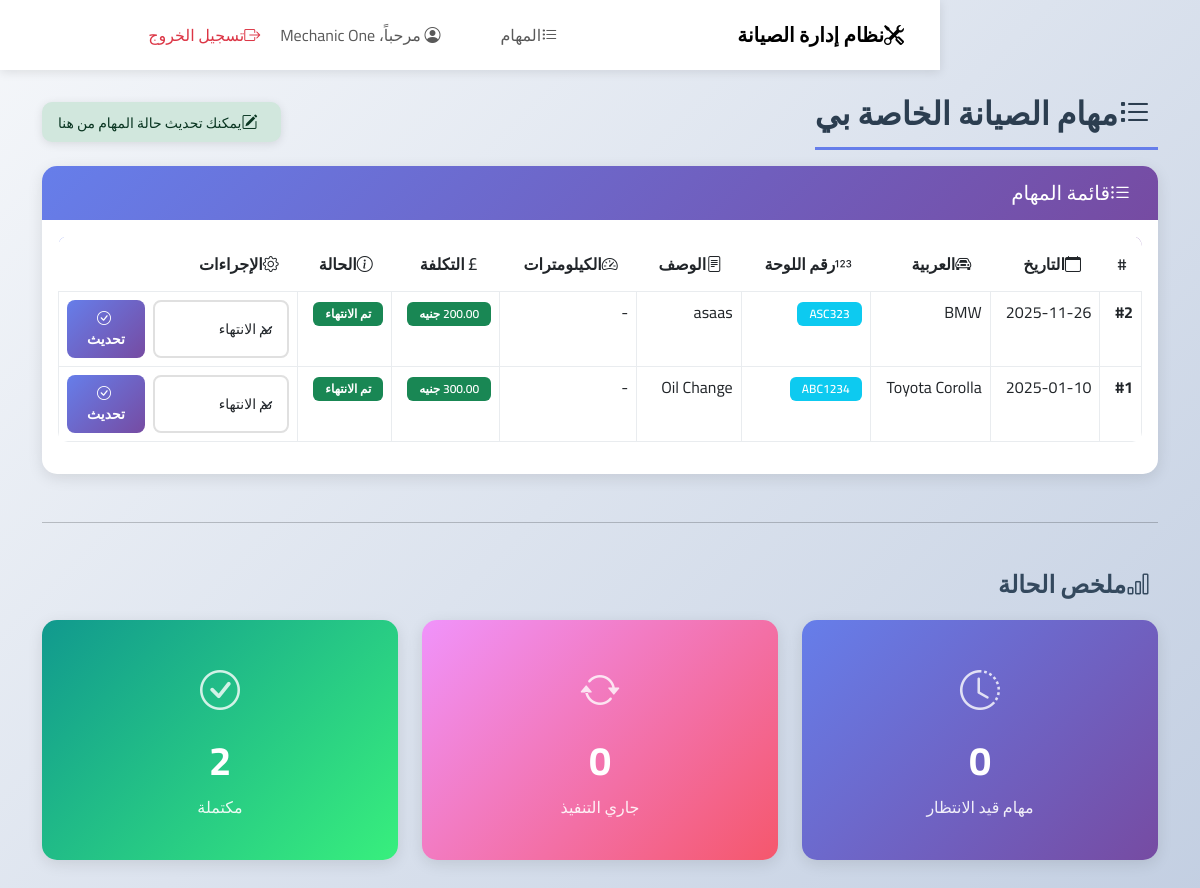
Screenshot of /mechanic/tasks.php (signed in) with the database file from the repository.
### tables this page shows
CREATE TABLE `maintenance_record` (
  `maintenance_id` int(11) NOT NULL,
  `date` date NOT NULL,
  `description` text DEFAULT NULL,
  `cost` decimal(10,2) DEFAULT NULL,
  `kilometers` int(11) DEFAULT NULL,
  `vehicle_id` int(11) DEFAULT NULL,
  `center_id` int(11) DEFAULT NULL,
  `status` enum('pending','in_progress','done') DEFAULT 'pending'
);

CREATE TABLE `vehicle` (
  `vehicle_id` int(11) NOT NULL,
  `model` varchar(100) NOT NULL,
  `plate_number` varchar(50) NOT NULL
);

### mechanic/tasks.php (the view, shortened to what this page needs)
<?php
include "../connection.php";
include "../partials/header.php";
include "../partials/navbar.php";
?>
<div class="container mt-4">
  <div class="d-flex justify-content-between align-items-center mb-3">
    <h2 class="page-title mb-0">
      <i class="bi bi-list-task me-2"></i>مهام الصيانة الخاصة بي
    </h2>
    <div class="alert alert-success mb-0 py-2 px-3">
      <i class="bi bi-pencil-square me-2"></i><small>يمكنك تحديث حالة المهام من هنا</small>
    </div>
  </div>
  <?php
  $mechanic_id = $_SESSION['user']['user_id'];
  $check_km = $conn->query("SHOW COLUMNS FROM maintenance_record LIKE 'kilometers'");
  $has_kilometers = $check_km->num_rows > 0;
  if ($has_kilometers) {
      $query = "
          SELECT
              m.maintenance_id,
              m.date,
              m.description,
              m.cost,
              m.status,
              m.kilometers,
              v.model AS vehicle_model,
              v.plate_number,
              v.vehicle_id
          FROM maintenance_record m
          JOIN works_on w ON m.maintenance_id = w.maintenance_id
          JOIN vehicle v ON m.vehicle_id = v.vehicle_id
          WHERE w.mechanic_id = ?
          ORDER BY m.date DESC
      ";
  }
  $stmt = $conn->prepare($query);
  $stmt->bind_param("i", $mechanic_id);
  $stmt->execute();
  $result = $stmt->get_result();
  ?>
  <?php if ($result->num_rows == 0): ?>
    <div class="alert alert-info text-center mt-3">
      <i class="bi bi-inbox" style="font-size: 50px; display: block; margin-bottom: 15px;"></i>
      <p class="mb-0">لا توجد مهام صيانة معينة لك بعد</p>
    </div>
  <?php else: ?>
    <div class="card">
      <div class="card-header">
        <h5 class="mb-0"><i class="bi bi-list-ul me-2"></i>قائمة المهام</h5>
      </div>
      <div class="card-body">
        <div class="table-responsive">
          <table class="table table-hover table-bordered">
            <thead>
              <tr>
                <th>#</th>
                <th><i class="bi bi-calendar me-1"></i>التاريخ</th>
                <th><i class="bi bi-car-front me-1"></i>العربية</th>
                <th><i class="bi bi-123 me-1"></i>رقم اللوحة</th>
                <th><i class="bi bi-file-text me-1"></i>الوصف</th>
                <th><i class="bi bi-speedometer2 me-1"></i>الكيلومترات</th>
                <th><i class="bi bi-currency-pound me-1"></i>التكلفة</th>
                <th><i class="bi bi-info-circle me-1"></i>الحالة</th>
                <th><i class="bi bi-gear me-1"></i>الإجراءات</th>
              </tr>
            </thead>
            <tbody>
              <?php while($job = $result->fetch_assoc()): ?>
                <tr>
                  <td><strong>#<?= $job['maintenance_id'] ?></strong></td>
                  <td><?= htmlspecialchars($job['date']) ?></td>
                  <td><?= htmlspecialchars($job['vehicle_model']) ?></td>
                  <td><span class="badge bg-info"><?= htmlspecialchars($job['plate_number']) ?></span></td>
                  <td><?= htmlspecialchars($job['description'] ?: 'لا يوجد وصف') ?></td>
                  <td><?= isset($job['kilometers']) && $job['kilometers'] !== null ? number_format($job['kilometers']) . ' كم' : '-' ?></td>
                  <td><span class="badge bg-success"><?= number_format($job['cost'], 2) ?> جنيه</span></td>
                  <td>
                    <?php
                    $status_class = '';
                    $status_text = '';
                    switch($job['status']) {
                        case 'done':
                            $status_class = 'bg-success';
                            $status_text = 'تم الانتهاء';
                            break;
                    }
                    ?>
                    <span class="badge <?= $status_class ?>"><?= $status_text ?></span>
                  </td>
                  <td>
                    <form method="POST" class="d-flex gap-2" onsubmit="return confirm('هل أنت متأكد من تحديث حالة هذه المهمة؟')">
                      <select name="status" class="form-select form-select-sm" required>
                        <option value="done" <?= $job['status'] == 'done' ? 'selected' : '' ?>>تم الانتهاء</option>
                      </select>
                      <button type="submit" name="update_status" class="btn btn-primary btn-sm" title="تحديث حالة المهمة">
                        <i class="bi bi-check-circle me-1"></i>تحديث
                      </button>
                    </form>
                  </td>
                </tr>
              <?php endwhile; ?>
            </tbody>
          </table>
        </div>
      </div>
    </div>
  <?php endif; ?>
  <hr class="my-5">
  <h4 class="section-title">
    <i class="bi bi-bar-chart me-2"></i>ملخص الحالة
  </h4>
  <?php
  $summary_query = "
      SELECT
          m.status,
          COUNT(*) as count
      FROM maintenance_record m
      JOIN works_on w ON m.maintenance_id = w.maintenance_id
      WHERE w.mechanic_id = ?
      GROUP BY m.status
  ";
  $summary_stmt = $conn->prepare($summary_query);
  $summary_stmt->bind_param("i", $mechanic_id);
  $summary_stmt->execute();
  $summary_result = $summary_stmt->get_result();
  $status_counts = [
      'pending' => 0,
      'in_progress' => 0,
      'done' => 0
  ];
  while($row = $summary_result->fetch_assoc()) {
      $status_counts[$row['status']] = $row['count'];
  }
  ?>
  <div class="row">
    <div class="col-md-4 mb-3">
      <div class="card stats-card text-white" style="background: linear-gradient(135deg, #667eea 0%, #764ba2 100%);">
        <div class="card-body">
          <i class="bi bi-clock-history" style="font-size: 40px; opacity: 0.8;"></i>
          <h4 class="mt-3"><?= $status_counts['pending'] ?></h4>
          <p class="mb-0">مهام قيد الانتظار</p>
        </div>
      </div>
    </div>
    <div class="col-md-4 mb-3">
      <div class="card stats-card text-white" style="background: linear-gradient(135deg, #f093fb 0%, #f5576c 100%);">
        <div class="card-body">
          <i class="bi bi-arrow-repeat" style="font-size: 40px; opacity: 0.8;"></i>
          <h4 class="mt-3"><?= $status_counts['in_progress'] ?></h4>
          <p class="mb-0">جاري التنفيذ</p>
        </div>
      </div>
    </div>
    <div class="col-md-4 mb-3">
      <div class="card stats-card text-white" style="background: linear-gradient(135deg, #11998e 0%, #38ef7d 100%);">
        <div class="card-body">
          <i class="bi bi-check-circle" style="font-size: 40px; opacity: 0.8;"></i>
          <h4 class="mt-3"><?= $status_counts['done'] ?></h4>
          <p class="mb-0">مكتملة</p>
        </div>
      </div>
    </div>
  </div>
</div>
<?php include "../partials/footer.php"; ?>

### main.css (style rules this page uses)
* { font-family: 'Cairo', sans-serif; }
body { background: linear-gradient(135deg, #f5f7fa 0%, #c3cfe2 100%); min-height: 100vh; direction: rtl; }
.card { border: none; border-radius: 15px; box-shadow: 0 4px 15px rgba(0,0,0,0.1); margin-bottom: 25px; transition: all 0.3s; overflow: hidden; }
.card-header { background: linear-gradient(135deg, #667eea 0%, #764ba2 100%); color: white; border: none; padding: 15px 20px; font-weight: 600; }
.stats-card { text-align: center; padding: 25px; border-radius: 15px; transition: all 0.3s; cursor: pointer; }
.stats-card h4 { font-size: 2.5rem; font-weight: 700; margin-bottom: 10px; }
.stats-card p { font-size: 1rem; margin: 0; opacity: 0.9; }
.table { border-radius: 10px; overflow: hidden; }
.table thead { background: linear-gradient(135deg, #667eea 0%, #764ba2 100%); color: white; }
.table thead th { border: none; padding: 15px; font-weight: 600; }
.table tbody tr { transition: all 0.2s; }
.table-bordered { border: none; }
.table-bordered td, .table-bordered th { border: 1px solid #e9ecef; }
.btn { border-radius: 8px; padding: 8px 20px; font-weight: 600; transition: all 0.3s; }
.btn-primary { background: linear-gradient(135deg, #667eea 0%, #764ba2 100%); border: none; }
.form-control, .form-select { border-radius: 8px; border: 2px solid #e0e0e0; padding: 10px 15px; transition: all 0.3s; }
.alert { border-radius: 10px; border: none; padding: 15px 20px; box-shadow: 0 2px 10px rgba(0,0,0,0.1); }
.badge { padding: 6px 12px; border-radius: 6px; font-weight: 600; }
.page-title { color: #2c3e50; font-weight: 700; margin-bottom: 30px; padding-bottom: 15px; border-bottom: 3px solid #667eea; }
.section-title { color: #34495e; font-weight: 600; margin: 30px 0 20px 0; }

### rows the page displays
maintenance_record: maintenance_id "2", date "2025-11-26", vehicle.model "BMW", vehicle.plate_number "ASC323", description "asaas", status "تم الانتهاء"
maintenance_record: maintenance_id "1", date "2025-01-10", vehicle.model "Toyota Corolla", vehicle.plate_number "ABC1234", description "Oil Change", status "تم الانتهاء"

### other values shown
$user['name'] "Mechanic One"
$status_counts['pending'] "0"
$status_counts['in_progress'] "0"
$status_counts['done'] "2"
